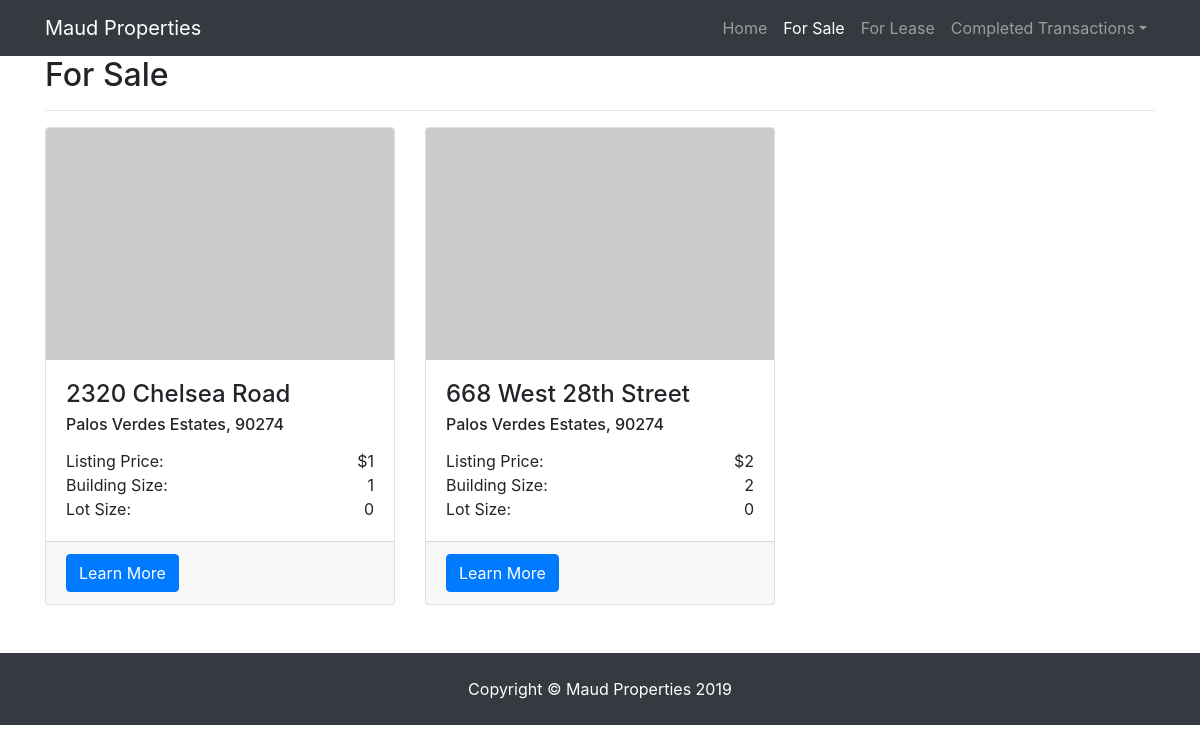
Before: /sale/ with the older database file.
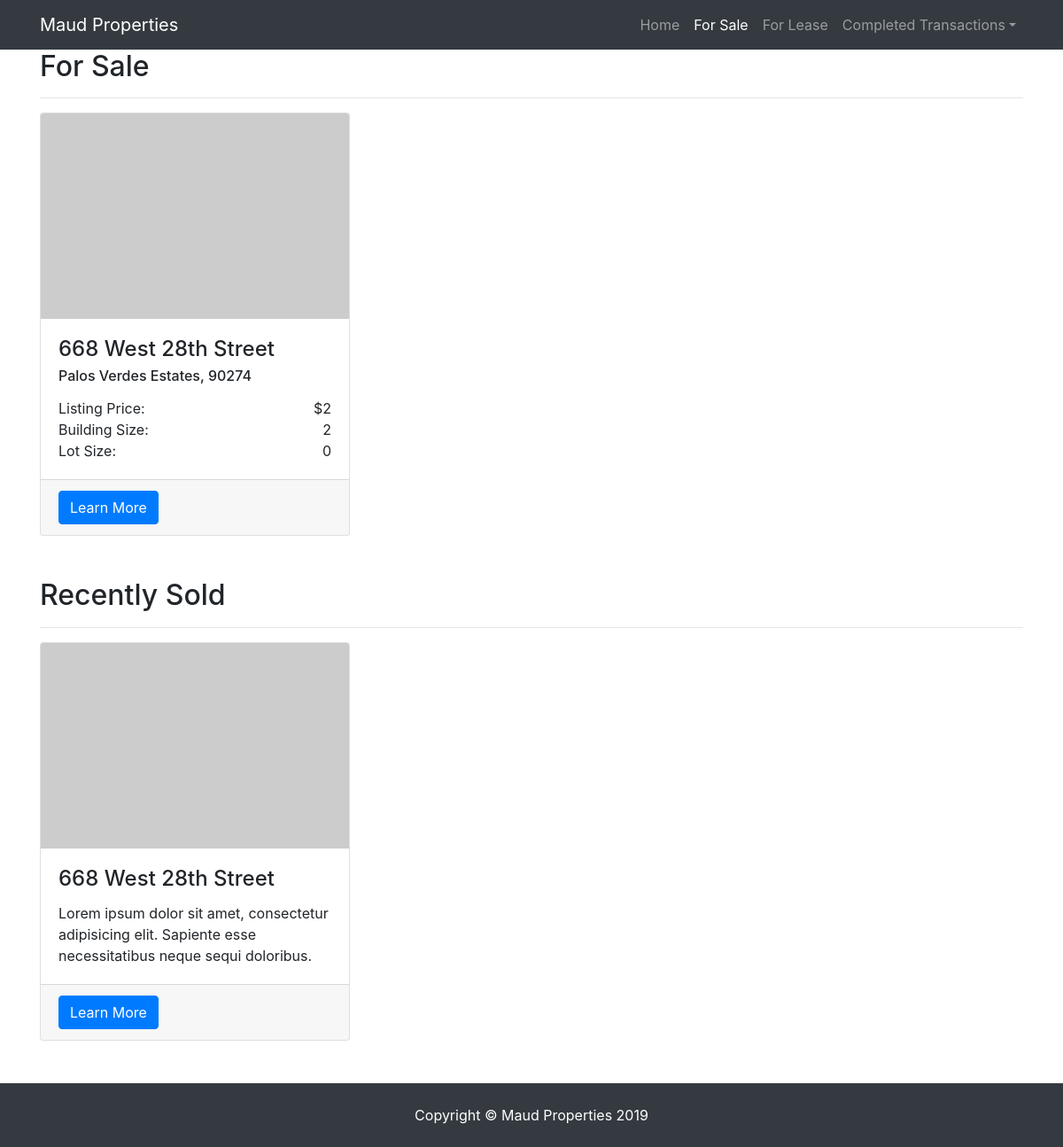
After: the same page with the newer database file.
### sale/models.py (models this page shows)
class Listing(models.Model):
    address = models.CharField(max_length=200)
    city = models.CharField(max_length=50, default='Culver City')
    zipcode = models.DecimalField(max_digits=5, decimal_places=0, default=0)
    longitude = models.DecimalField(max_digits=10, decimal_places=7, default=0)
    latitude = models.DecimalField(max_digits=10, decimal_places=7, default=0)
    price = models.IntegerField(default=0)
    lot_size = models.IntegerField(default=0, blank=True)
    building_size = models.IntegerField(default=0)
    completed = models.BooleanField(default=False)
    in_escrow = models.BooleanField(default=False)
    description = models.CharField(max_length=400)
    main_image = models.ImageField(upload_to='images')
    flier = models.FileField(upload_to='fliers')
    class Meta:
        abstract=True

class Sale(Listing):
    in_escrow = models.BooleanField(default=False)
    featured = models.BooleanField(default=False)

### sale/views.py (the view)
# urls.py: path('', views.index, name='index'),
def index(request):
    all_curr_sales = Sale.objects.filter(completed=False).filter(in_escrow=False)
    all_in_escrows = Sale.objects.filter(in_escrow=True)
    recent_sales = Sale.objects.filter(completed=True).order_by('-id')
    context = {
        'sale': True,
        'page': 'Sale',
        'current_properties': all_curr_sales,
        'escrow_properties': all_in_escrows,
        'recent_properties': recent_sales,
    }
    return render(request, 'sale/index.html', context)

### sale/templates/sale/index.html (shortened to what this page needs)
<!DOCTYPE html>
<html lang="en">
<head>
    <link href="https://stackpath.bootstrapcdn.com/bootstrap/4.3.1/css/bootstrap.min.css" rel="stylesheet">
    {% load static %}
    <link href="{% static "home/main.css"%}" rel="stylesheet">
    {% load humanize %}
</head>
<body>
    <div id="nav-placeholder">
        {% include "home/nav.html" with active_tab=page %}
    </div>
    <div class="container">
        {% if current_properties|length > 0 %}
            <h2>For {{page}}</h2>
            <hr>
            <div class="row">
                {% for prop in current_properties %}
                <div class="col-md-4 mb-5">
                    <div class="card h-100">
                    <img class="card-img-top" src="http://placehold.it/300x200" alt="">
                    <div class="card-body">
                        <h4 class="card-title">{{prop.address}}</h4>
                        <h6 class="card-subtitle" style="margin-bottom: 15px;">{{prop.city}}, {{prop.zipcode}}</h6>
                        <span class="card-text">Listing Price:</span>
                        <span class="card-text" style="float: right">${{prop.price|intcomma}} {% if not sale %}/month/{{prop.lease_type}}{% endif %}</span>
                        <br>
                        <span class="card-text">Building Size:</span>
                        <span class="card-text" style="float: right">{{prop.building_size|intcomma}}</span>
                        <br>
                        <span class="card-text">Lot Size:</span>
                        <span class="card-text" style="float: right">{{prop.lot_size|intcomma}}</span>
                    </div>
                    <div class="card-footer">
                        <a href="{{prop.id}}" class="btn btn-primary">Learn More</a>
                    </div>
                    </div>
                </div>
                {% endfor %}
            </div>
        {% endif %}
        {% if recent_properties|length > 0 %}
            {% if sale %}
                <h2>Recently Sold</h2>
            {% else %}
                <h2>Recently Leased</h2>
            {% endif %}
            <hr>
            <div class="row">
                {% for prop in current_properties %}
                <div class="col-md-4 mb-5">
                    <div class="card h-100">
                    <img class="card-img-top" src="http://placehold.it/300x200" alt="">
                    <div class="card-body">
                        <h4 class="card-title">{{prop.address}}</h4>
                        <p class="card-text">Lorem ipsum dolor sit amet, consectetur adipisicing elit. Sapiente esse necessitatibus neque sequi doloribus.</p>
                    </div>
                    <div class="card-footer">
                        <a href="{{prop.id}}" class="btn btn-primary">Learn More</a>
                    </div>
                    </div>
                </div>
                {% endfor %}
            </div>
        {% endif %}
    </div>
    <div id="nav-placeholder">
        {% include "home/foot.html" %}
    </div>
</body>
</html>

Changed rows visible on the page:
no longer on this page (row edited): Sale: address "2320 Chelsea Road", city "Palos Verdes Estates", zipcode "90274", price "1", building_size "1", lot_size "0", shown under "For Sale"
now on one of the page's lists (row edited): Sale: address "668 West 28th Street"
Other visible differences:
text now shown: "Recently Sold"
